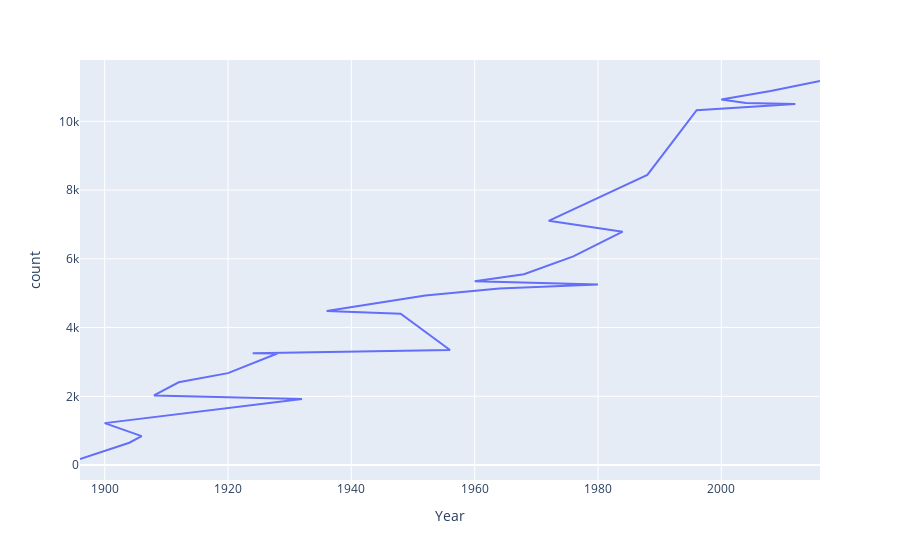

The notebook cell this image was saved under:
### Code cell
px.line(athlete_over_time,x='Year',y='count')

### Figure 1 — Plotly figure (JSON) as saved in the notebook; plotly's stock layout.template omitted (floating-point values rounded to 4 significant figures)
{"data": [{"hovertemplate": "Year=%{x}<br>count=%{y}<extra></extra>", "legendgroup": "", "line": {"color": "#636efa", "dash": "solid"}, "marker": {"symbol": "circle"}, "mode": "lines", "name": "", "orientation": "v", "showlegend": false, "type": "scatter", "x": [1896, 1904, 1906, 1900, 1932, 1908, 1912, 1920, 1928, 1924, 1956, 1948, 1936, 1952, 1964, 1980, 1960, 1968, 1976, 1984, 1972, 1988, 1992, 1996, 2012, 2004, 2000, 2008, 2016], "xaxis": "x", "y": [176, 650, 841, 1220, 1922, 2024, 2409, 2675, 3246, 3256, 3346, 4402, 4482, 4931, 5134, 5252, 5348, 5552, 6070, 6791, 7105, 8443, 9380, 10324, 10502, 10537, 10639, 10880, 11174], "yaxis": "y"}], "layout": {"legend": {"tracegroupgap": 0}, "margin": {"t": 60}, "xaxis": {"anchor": "y", "domain": [0, 1], "title": {"text": "Year"}}, "yaxis": {"anchor": "x", "domain": [0, 1], "title": {"text": "count"}}}}
